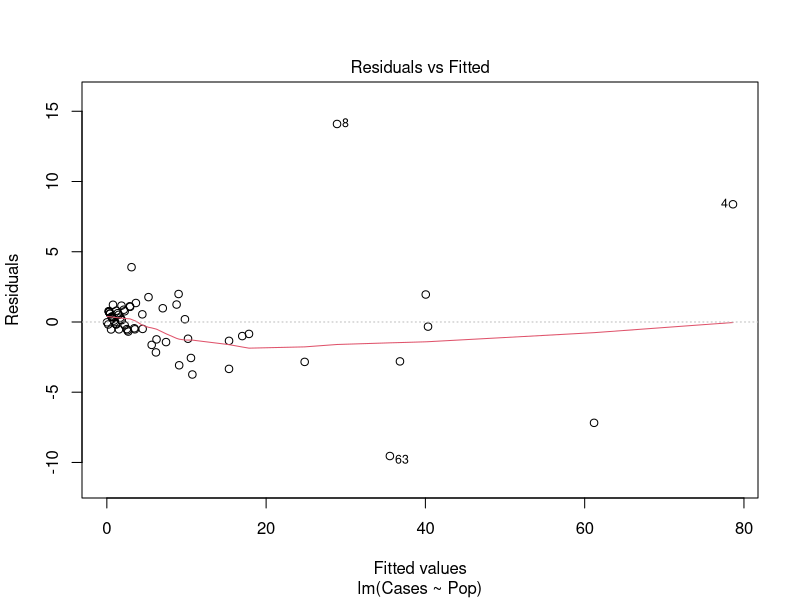
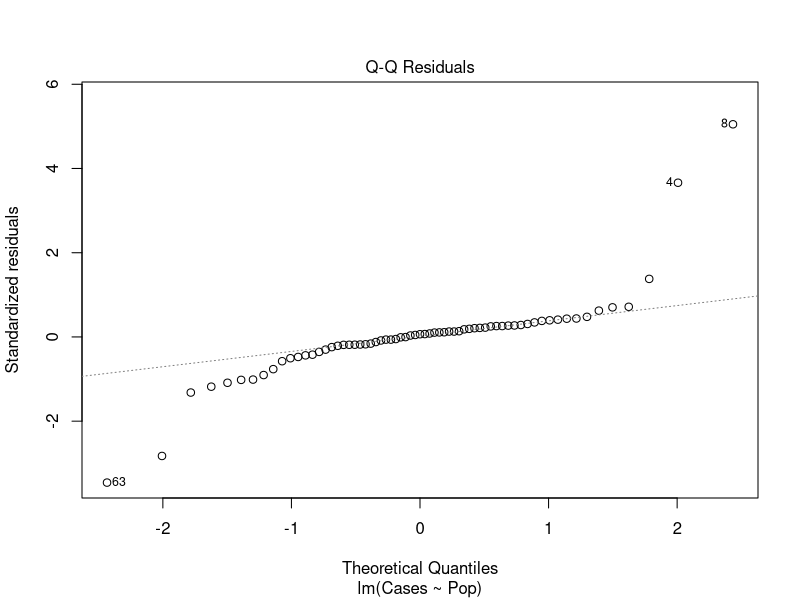
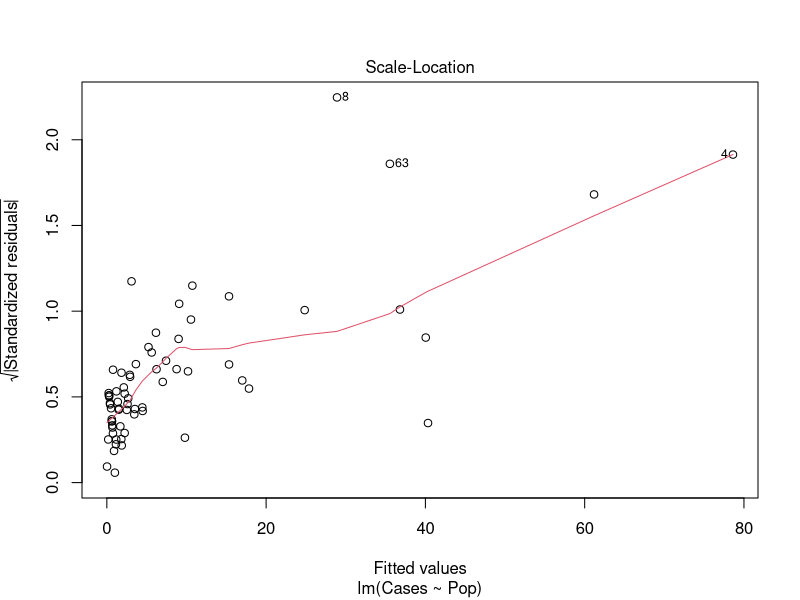
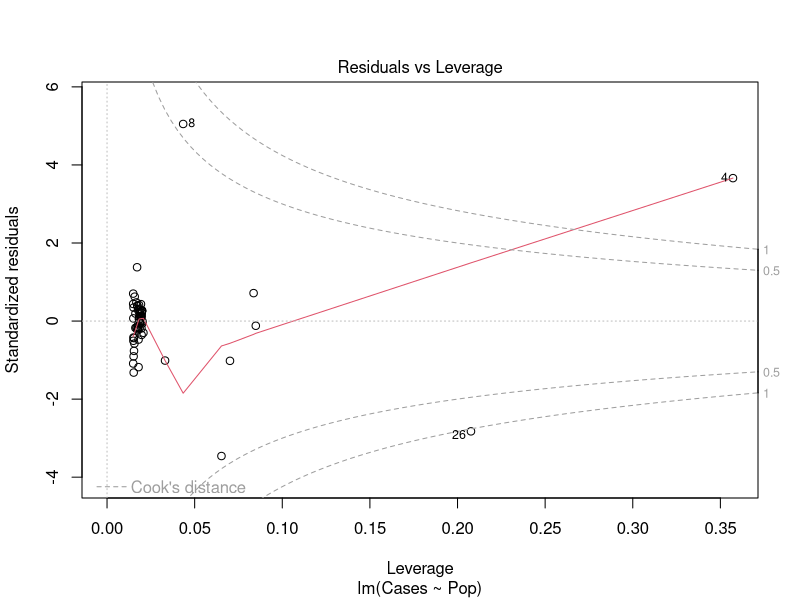
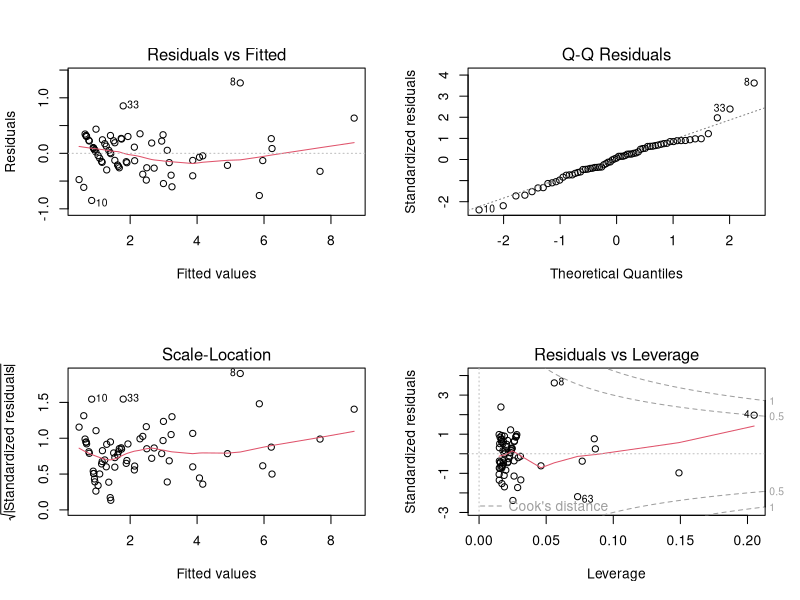
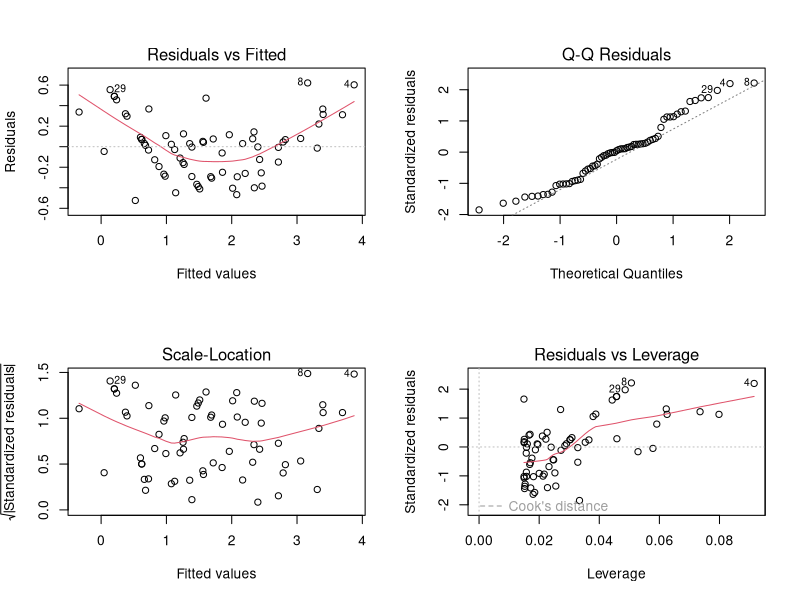
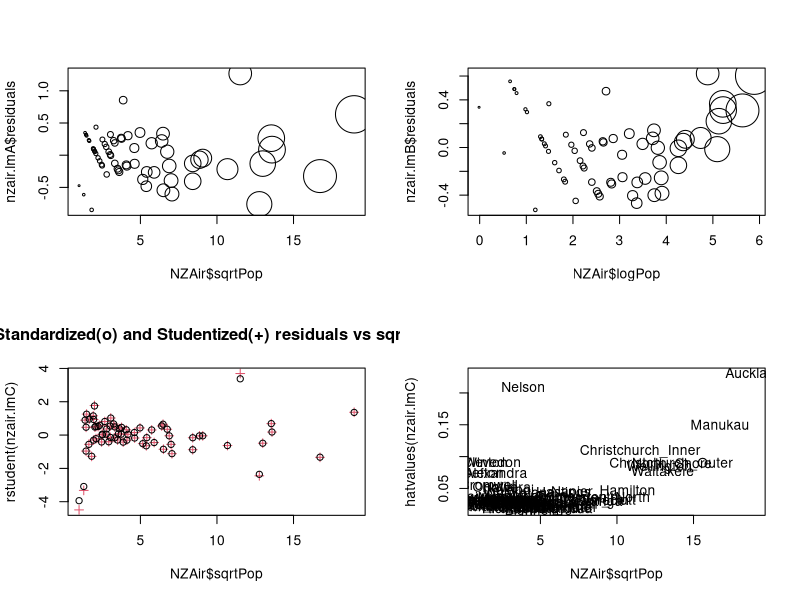
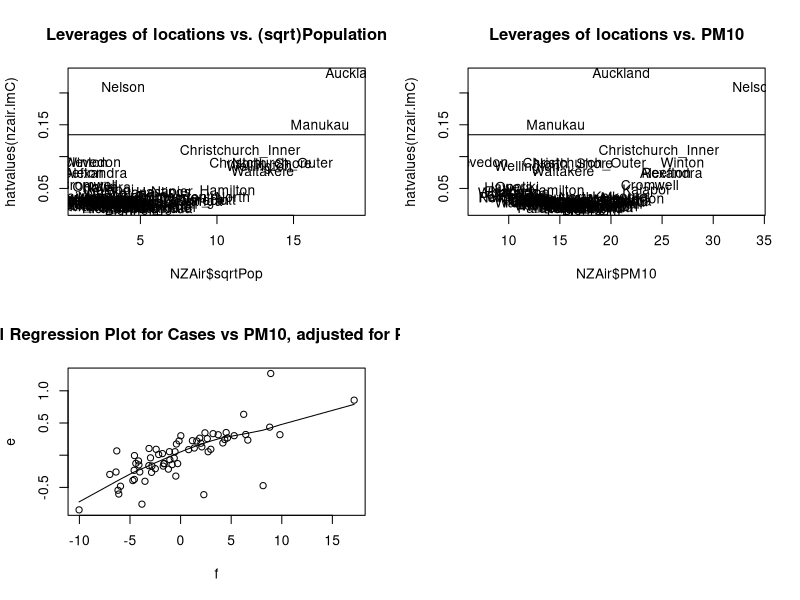

Write the R code that produced these figures, in order.
## ---- chunk 1
knitr::opts_chunk$set(echo = TRUE)
library(knitr)
library(dplyr)
## ---- chunk 2

NZAir = read.csv(file = "NZAir.csv", header=TRUE)

## ---- chunk 3

nzair.lm <- lm(Cases ~ Pop, data = NZAir)

kable(head(NZAir, 5))

summary(nzair.lm)

## ---- chunk 4

B = 0.219256
DF = 65
SE = 0.005238
uprconf = B + qt(0.025, DF)*SE
lwrconf = B - qt(0.025, DF)*SE
uprconf
lwrconf

confint(nzair.lm)

## ---- chunk 5

plot(nzair.lm)

## ---- chunk 6

shapiro.test(nzair.lm$residuals)

## ---- chunk 7

nzair.lm0 = lm(Cases ~ 0 + Pop, NZAir)

summary(nzair.lm)
summary(nzair.lm0)

## ---- chunk 8

NZAir |> 
  mutate(sqrtCases = sqrt(Cases),
  sqrtPop = sqrt(Pop),
  logCases1 = log(Cases + 1),    
  logPop = log(Pop)) -> NZAir

## ---- chunk 9

nzair.lmA <- lm(sqrtCases ~ 1 + sqrtPop, data = NZAir)

## ---- chunk 10

summary(nzair.lmA)

## ---- chunk 11

par(mfrow=c(2,2))
plot(nzair.lmA) 

## ---- chunk 12

(predict(nzair.lmA, newdata = data.frame(sqrtPop = sqrt(184.812)), interval = "prediction"))^2
NZAir[35,]

## ---- chunk 13

nzair.lmB <- lm(logCases1 ~ 1 + logPop, data = NZAir)
summary(nzair.lmB)
par(mfrow=c(2,2))
plot(nzair.lmB) 
exp(predict(nzair.lmB, newdata = data.frame(logPop = log(184.812)), interval = "prediction")) - 1
NZAir[35,]

## ---- chunk 14

plot(nzair.lmA$residuals ~ NZAir$sqrtPop, cex = sqrt(NZAir$Pop/10)) 

plot(nzair.lmB$residuals ~ NZAir$logPop, cex = sqrt(NZAir$Pop/10)) 

## ---- chunk 15

nzair.lmC <- lm(sqrtCases ~ 1 + sqrtPop + PM10, data = NZAir)
summary(nzair.lmC)

## ---- chunk 16

anova(nzair.lmA, nzair.lmC)

## ---- chunk 17

n = length(NZAir$sqrtPop)
plot(rstudent(nzair.lmC) ~ NZAir$sqrtPop, pch = 3, col = 2, main = "Standardized(o) and Studentized(+) residuals vs sqrtPop")
points(rstandard(nzair.lmC) ~ NZAir$sqrtPop)

## ---- chunk 18

cbind(1:n, sort(abs(rstudent(nzair.lmC) - rstandard(nzair.lmC)), decreasing = TRUE))
NZAir$Location[c(46, 8, 2)]

NZAir.removed <- NZAir[-c(46, 8, 2),]
nzair.lmC2 <- lm(sqrtCases ~ 1 + sqrtPop + PM10, data = NZAir.removed)
summary(nzair.lmC2)

## ---- chunk 19

n = length(NZAir$Cases)
p = 3

plot(hatvalues(nzair.lmC) ~ NZAir$sqrtPop, pch = "" )
text(hatvalues(nzair.lmC) ~ NZAir$sqrtPop, labels = NZAir$Location)

## ---- chunk 20

n = length(NZAir$Cases)
p = 3

plot(hatvalues(nzair.lmC) ~ NZAir$sqrtPop, pch = "", main = "Leverages of locations vs. (sqrt)Population")
text(hatvalues(nzair.lmC) ~ NZAir$sqrtPop, labels = NZAir$Location)

abline(h = (3 * p/n))

## ---- chunk 21

n = length(NZAir$Cases)
p = 3

plot(hatvalues(nzair.lmC) ~ NZAir$PM10, pch = "", main = "Leverages of locations vs. PM10")
text(hatvalues(nzair.lmC) ~ NZAir$PM10, labels = NZAir$Location)
abline(h = (3 * p/n))

## ---- chunk 22

e = lm(sqrtCases ~ sqrtPop, data = NZAir)$residuals
f = lm(PM10 ~ sqrtPop, data = NZAir)$residuals
plot(e ~ f, main = "Partial Regression Plot for Cases vs PM10, adjusted for Population")
lines(lowess(e ~ f))
summary(lm(e ~ f))

## ---- chunk 23

summary(lm(e ~ f))$r.squared

